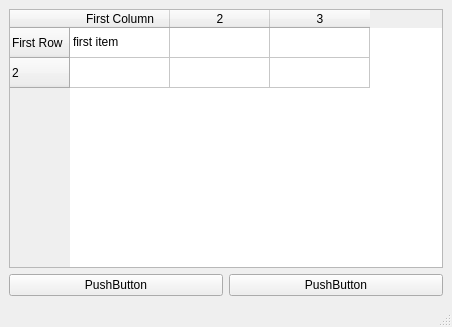
<?xml version="1.0" encoding="UTF-8"?>
<ui version="4.0">
 <class>MainWindow</class>
 <widget class="QMainWindow" name="MainWindow">
  <property name="geometry">
   <rect>
    <x>0</x>
    <y>0</y>
    <width>452</width>
    <height>327</height>
   </rect>
  </property>
  <property name="windowTitle">
   <string>MainWindow</string>
  </property>
  <widget class="QWidget" name="centralwidget">
   <layout class="QVBoxLayout" name="verticalLayout">
    <item>
     <layout class="QHBoxLayout" name="horizontalLayout">
      <item>
       <widget class="QTableWidget" name="tableWidget">
        <property name="rowCount">
         <number>2</number>
        </property>
        <property name="columnCount">
         <number>3</number>
        </property>
        <row>
         <property name="text">
          <string>First Row</string>
         </property>
        </row>
        <row/>
        <column>
         <property name="text">
          <string>First Column</string>
         </property>
        </column>
        <column/>
        <column/>
        <item row="0" column="0">
         <property name="text">
          <string>first item</string>
         </property>
        </item>
       </widget>
      </item>
     </layout>
    </item>
    <item>
     <layout class="QHBoxLayout" name="horizontalLayout_2">
      <item>
       <widget class="QPushButton" name="pushButton">
        <property name="text">
         <string>PushButton</string>
        </property>
       </widget>
      </item>
      <item>
       <widget class="QPushButton" name="pushButton_2">
        <property name="text">
         <string>PushButton</string>
        </property>
       </widget>
      </item>
     </layout>
    </item>
   </layout>
  </widget>
  <widget class="QMenuBar" name="menubar">
   <property name="geometry">
    <rect>
     <x>0</x>
     <y>0</y>
     <width>452</width>
     <height>21</height>
    </rect>
   </property>
  </widget>
  <widget class="QStatusBar" name="statusbar"/>
 </widget>
 <resources/>
 <connections/>
</ui>
